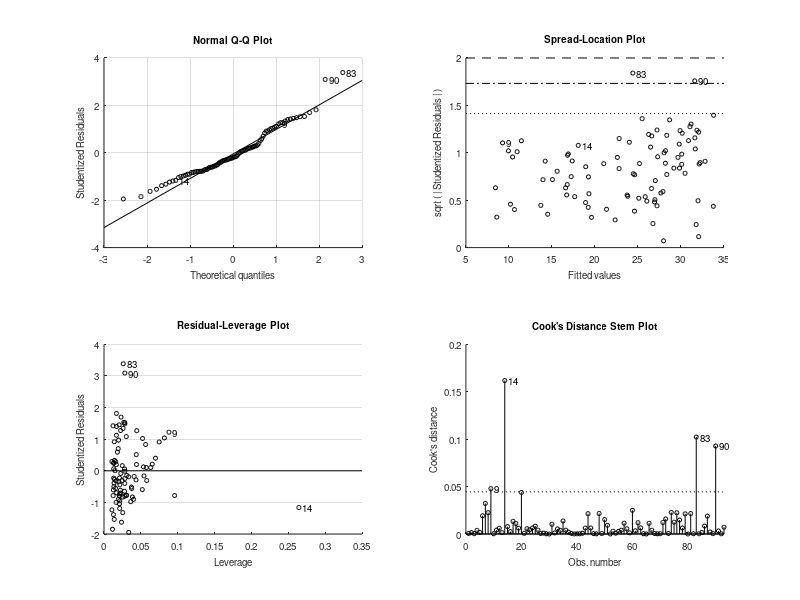

Source code (MATLAB): (Note: this script raises an error after producing the figure.)
% Create a linear regression on small car sample dataset
load carsmall; % Load the car sample dataset
X = [Weight, Horsepower]; % Predictor variables
Y = MPG; % Response variable
mdl = fitlm(X, Y); % Fit linear regression model

% Display the coefficients of the fitted model
coefficients = mdl.Coefficients.Estimate;
disp('Coefficients of the linear regression model:');
disp(coefficients);

% Plot
figure;
scatter3(X(:,1), X(:,2), Y, 'filled'); % Scatter plot of the data
hold on;
% Create a grid for the regression plane
[x1Grid, x2Grid] = meshgrid(linspace(min(X(:,1)), max(X(:,1)), 20), linspace(min(X(:,2)), max(X(:,2)), 20));
% Predict response values for the grid
YGrid = predict(mdl, [x1Grid(:), x2Grid(:)]);
% Reshape the predicted values to match the grid
YGrid = reshape(YGrid, size(x1Grid));
% Plot the regression plane
surf(x1Grid, x2Grid, YGrid, 'FaceAlpha', 0.5);
xlabel('Horsepower'); % Flipped axis
ylabel('Weight');     % Flipped axis
zlabel('MPG');
title('Linear Regression Fit');
hold off;

